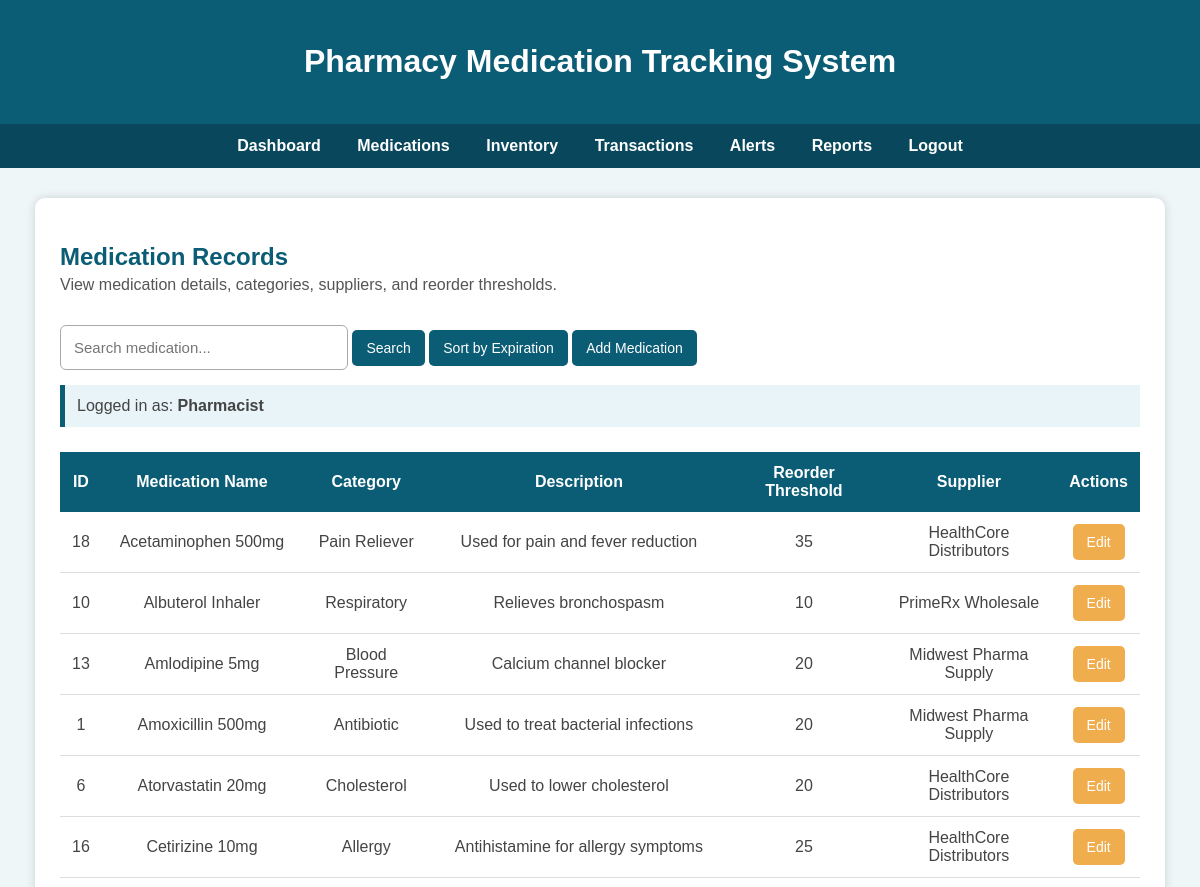
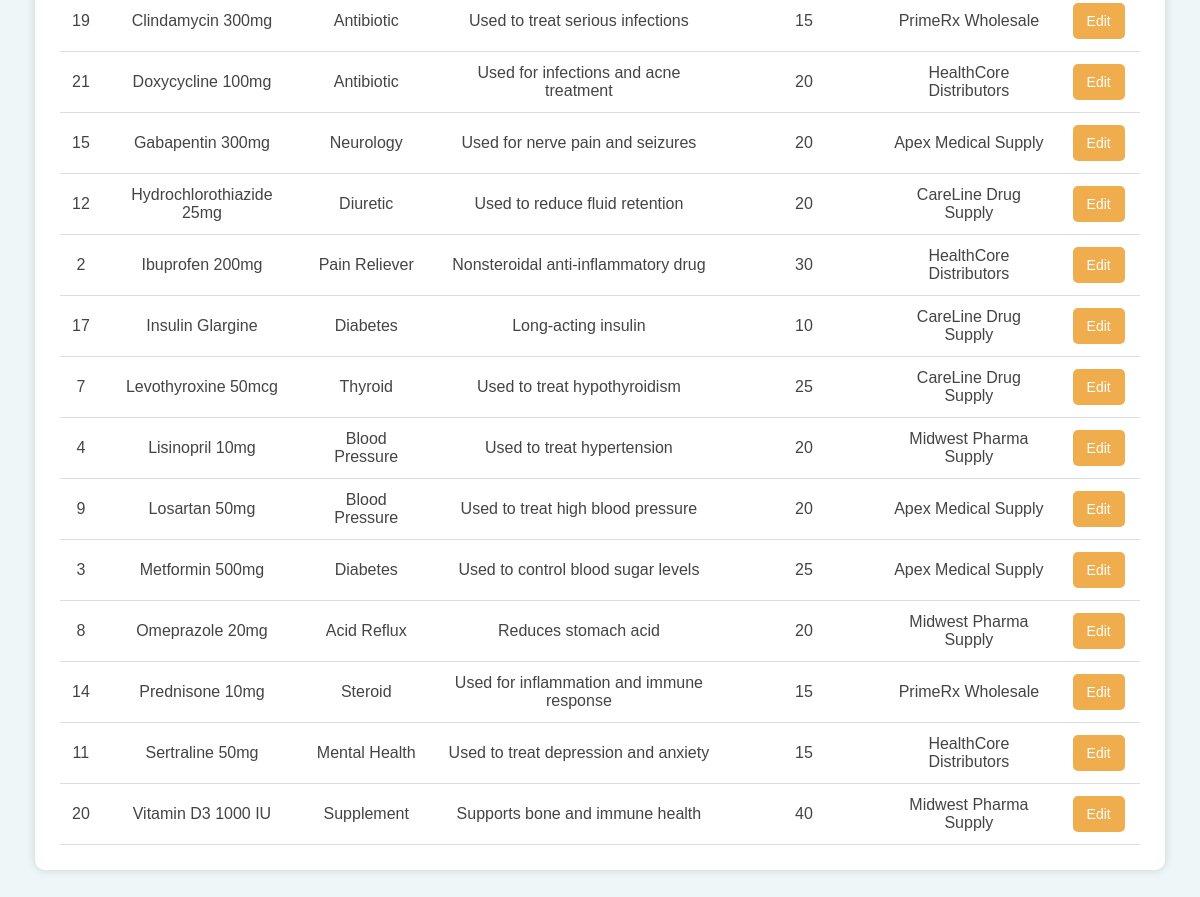
/medications.php (signed in), run on the app's committed database (2 pictures, top to bottom).
### tables this page shows
CREATE TABLE `medications` (
  `medication_id` int NOT NULL AUTO_INCREMENT,
  `medication_name` varchar(100) NOT NULL,
  `category` varchar(50) DEFAULT NULL,
  `description` text,
  `reorder_threshold` int NOT NULL DEFAULT '20',
  `supplier_id` int DEFAULT NULL,
  PRIMARY KEY (`medication_id`),
  KEY `fk_medications_supplier` (`supplier_id`),
  CONSTRAINT `fk_medications_supplier` FOREIGN KEY (`supplier_id`) REFERENCES `suppliers` (`supplier_id`) ON DELETE SET NULL ON UPDATE CASCADE
);

CREATE TABLE `suppliers` (
  `supplier_id` int NOT NULL AUTO_INCREMENT,
  `supplier_name` varchar(100) NOT NULL,
  `contact_name` varchar(100) DEFAULT NULL,
  `phone` varchar(20) DEFAULT NULL,
  `email` varchar(100) DEFAULT NULL,
  `address` varchar(255) DEFAULT NULL,
  PRIMARY KEY (`supplier_id`)
);

### medications.php (the view, shortened to what this page needs)
<?php
include "db_connect.php";
$sql = "SELECT
            m.medication_id,
            m.medication_name,
            m.category,
            m.description,
            m.reorder_threshold,
            s.supplier_name
        FROM medications m
        LEFT JOIN suppliers s ON m.supplier_id = s.supplier_id
        ORDER BY m.medication_name ASC";
$result = $conn->query($sql);
?>
<!DOCTYPE html>
<html>
<head>
</head>
<body>
    <div class="header">
        <h1>Pharmacy Medication Tracking System</h1>
    </div>
    <div class="nav">
        <a href="dashboard.php">Dashboard</a>
        <a href="medications.php">Medications</a>
        <a href="inventory.php">Inventory</a>
        <a href="transactions.php">Transactions</a>
        <a href="alerts.php">Alerts</a>
		<?php if ($_SESSION['role'] != 'Technician') { ?>
			<a href="reports.php">Reports</a>
		<?php } ?>
        <a href="logout.php">Logout</a>
    </div>
    <div class="container">
        <div class="top-section">
            <div>
                <h2 class="page-title">Medication Records</h2>
                <p class="description">
                    View medication details, categories, suppliers, and reorder thresholds.
                </p>
            </div>
			<div class="controls">
				<form action="searchMedication.php" method="post" style="display:inline;">
					<input type="text" name="searchTerm" placeholder="Search medication..." required>
					<button type="submit" class="btn">Search</button>
				</form>
				<form action="sortMedication.php" method="post" style="display:inline;">
					<button type="submit" class="btn">Sort by Expiration</button>
				</form>
				<?php if ($_SESSION['role'] == 'Pharmacist' || $_SESSION['role'] == 'Admin') { ?>
					<a class="btn" href="addMedication.php">Add Medication</a>
				<?php } ?>
			</div>
        </div>
        <div class="role-note">
            Logged in as: <strong><?php echo $_SESSION['role']; ?></strong>
        </div>
        <table>
            <tr>
                <th>ID</th>
                <th>Medication Name</th>
                <th>Category</th>
                <th>Description</th>
                <th>Reorder Threshold</th>
                <th>Supplier</th>
                <?php if ($_SESSION['role'] == 'Pharmacist' || $_SESSION['role'] == 'Admin') { ?>
                    <th>Actions</th>
                <?php } ?>
            </tr>
            <?php while ($row = $result->fetch_assoc()) { ?>
                <tr>
                    <td><?php echo $row['medication_id']; ?></td>
                    <td><?php echo $row['medication_name']; ?></td>
                    <td><?php echo $row['category']; ?></td>
                    <td><?php echo $row['description']; ?></td>
                    <td><?php echo $row['reorder_threshold']; ?></td>
                    <td><?php echo $row['supplier_name']; ?></td>
                    <?php if ($_SESSION['role'] == 'Pharmacist' || $_SESSION['role'] == 'Admin') { ?>
                        <td>
                            <a class="btn edit-btn" href="editMedication.php?id=<?php echo $row['medication_id']; ?>">Edit</a>
                        </td>
                    <?php } ?>
                </tr>
            <?php } ?>
        </table>
    </div>
</body>
</html>

### medications.php (style rules this page uses)
body { margin: 0; font-family: Arial, sans-serif; background-color: #eef6f8; }
.header { background-color: #0b5c75; color: white; padding: 22px; text-align: center; }
.nav { background-color: #08475c; padding: 13px; text-align: center; }
.nav a { color: white; text-decoration: none; margin: 0 16px; font-weight: bold; }
.container { width: 90%; margin: 30px auto; background-color: white; padding: 25px; border-radius: 10px; box-shadow: 0px 0px 10px rgba(0,0,0,0.15); }
.top-section { display: flex; justify-content: space-between; align-items: center; gap: 15px; flex-wrap: wrap; }
.page-title { color: #0b5c75; margin-bottom: 5px; }
.description { color: #555; margin-top: 0; }
.controls input, .controls select { padding: 13px; font-size: 15px; border: 1px solid #aaa; border-radius: 6px; }
.controls input { width: 260px; }
.btn { background-color: #0b5c75; color: white; padding: 10px 14px; border: none; border-radius: 5px; text-decoration: none; cursor: pointer; display: inline-block; font-size: 14px; }
.edit-btn { background-color: #f0ad4e; }
table { width: 100%; border-collapse: collapse; margin-top: 25px; }
th { background-color: #0b5c75; color: white; padding: 12px; }
td { padding: 12px; text-align: center; border-bottom: 1px solid #ddd; color: #444; }
.role-note { margin-top: 15px; background-color: #e8f4f8; padding: 12px; border-left: 5px solid #0b5c75; color: #444; }

### data on the page
medications: medication_id "18", medication_name "Acetaminophen 500mg", category "Pain Reliever", description "Used for pain and fever reduction", reorder_threshold "35", supplier.supplier_name "HealthCore Distributors"
medications: medication_id "10", medication_name "Albuterol Inhaler", category "Respiratory", description "Relieves bronchospasm", reorder_threshold "10", supplier.supplier_name "PrimeRx Wholesale"
medications: medication_id "13", medication_name "Amlodipine 5mg", category "Blood Pressure", description "Calcium channel blocker", reorder_threshold "20", supplier.supplier_name "Midwest Pharma Supply"
medications: medication_id "1", medication_name "Amoxicillin 500mg", category "Antibiotic", description "Used to treat bacterial infections", reorder_threshold "20", supplier.supplier_name "Midwest Pharma Supply"
medications: medication_id "6", medication_name "Atorvastatin 20mg", category "Cholesterol", description "Used to lower cholesterol", reorder_threshold "20", supplier.supplier_name "HealthCore Distributors"
medications: medication_id "16", medication_name "Cetirizine 10mg", category "Allergy", description "Antihistamine for allergy symptoms", reorder_threshold "25", supplier.supplier_name "HealthCore Distributors"
medications: medication_id "19", medication_name "Clindamycin 300mg", category "Antibiotic", description "Used to treat serious infections", reorder_threshold "15", supplier.supplier_name "PrimeRx Wholesale"
medications: medication_id "21", medication_name "Doxycycline 100mg", category "Antibiotic", description "Used for infections and acne treatment", reorder_threshold "20", supplier.supplier_name "HealthCore Distributors"
medications: medication_id "15", medication_name "Gabapentin 300mg", category "Neurology", description "Used for nerve pain and seizures", reorder_threshold "20", supplier.supplier_name "Apex Medical Supply"
medications: medication_id "12", medication_name "Hydrochlorothiazide 25mg", category "Diuretic", description "Used to reduce fluid retention", reorder_threshold "20", supplier.supplier_name "CareLine Drug Supply"
medications: medication_id "2", medication_name "Ibuprofen 200mg", category "Pain Reliever", description "Nonsteroidal anti-inflammatory drug", reorder_threshold "30", supplier.supplier_name "HealthCore Distributors"
medications: medication_id "17", medication_name "Insulin Glargine", category "Diabetes", description "Long-acting insulin", reorder_threshold "10", supplier.supplier_name "CareLine Drug Supply"
medications: medication_id "7", medication_name "Levothyroxine 50mcg", category "Thyroid", description "Used to treat hypothyroidism", reorder_threshold "25", supplier.supplier_name "CareLine Drug Supply"
medications: medication_id "4", medication_name "Lisinopril 10mg", category "Blood Pressure", description "Used to treat hypertension", reorder_threshold "20", supplier.supplier_name "Midwest Pharma Supply"
medications: medication_id "9", medication_name "Losartan 50mg", category "Blood Pressure", description "Used to treat high blood pressure", reorder_threshold "20", supplier.supplier_name "Apex Medical Supply"
medications: medication_id "3", medication_name "Metformin 500mg", category "Diabetes", description "Used to control blood sugar levels", reorder_threshold "25", supplier.supplier_name "Apex Medical Supply"
medications: medication_id "8", medication_name "Omeprazole 20mg", category "Acid Reflux", description "Reduces stomach acid", reorder_threshold "20", supplier.supplier_name "Midwest Pharma Supply"
medications: medication_id "14", medication_name "Prednisone 10mg", category "Steroid", description "Used for inflammation and immune response", reorder_threshold "15", supplier.supplier_name "PrimeRx Wholesale"
medications: medication_id "11", medication_name "Sertraline 50mg", category "Mental Health", description "Used to treat depression and anxiety", reorder_threshold "15", supplier.supplier_name "HealthCore Distributors"
medications: medication_id "20", medication_name "Vitamin D3 1000 IU", category "Supplement", description "Supports bone and immune health", reorder_threshold "40", supplier.supplier_name "Midwest Pharma Supply"

### other printed values
$_SESSION['role'] "Pharmacist"
